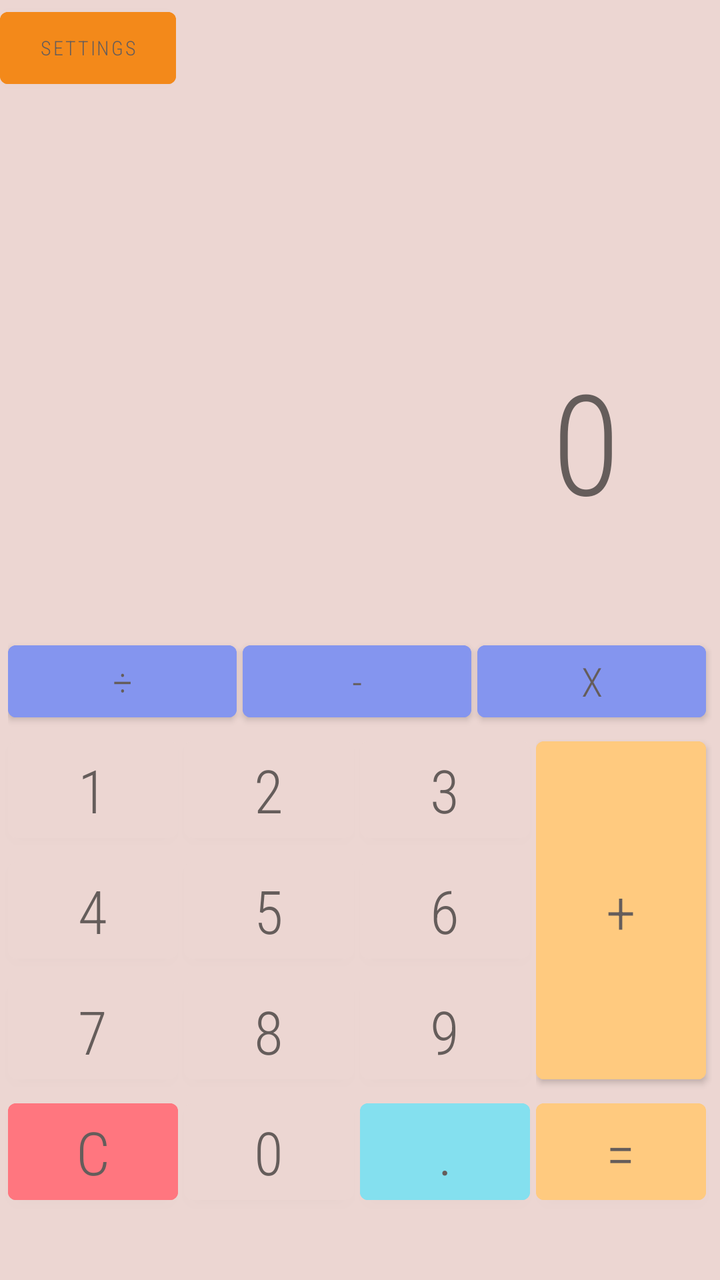
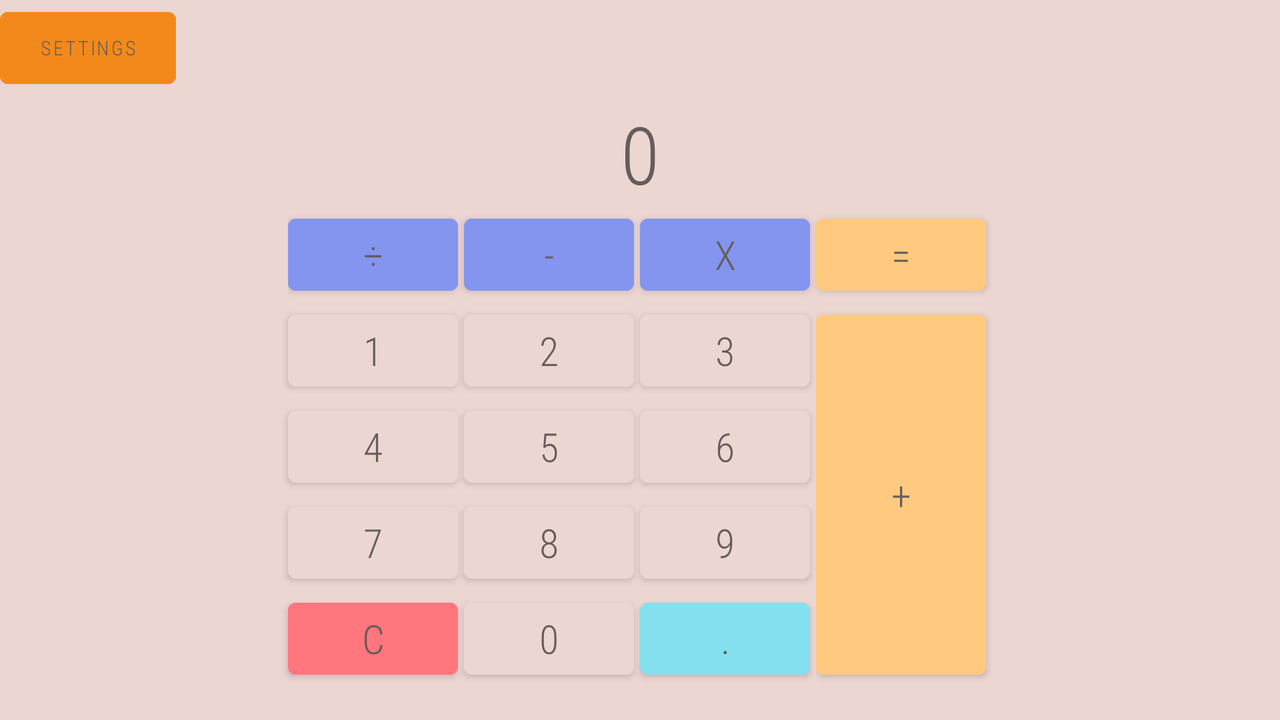

Compare how this app lays out the same screen by default and in its alternative resource folder. The renders come first, then the two layout files and the values they reference.
<!-- AndroidManifest.xml: application theme MyCalcStyleLight -->
<!-- res/layout/activity_main.xml -->
<?xml version="1.0" encoding="utf-8"?>
<androidx.constraintlayout.widget.ConstraintLayout xmlns:android="http://schemas.android.com/apk/res/android"
    xmlns:app="http://schemas.android.com/apk/res-auto"
    android:layout_width="match_parent"
    android:layout_height="match_parent"
    >

    <androidx.appcompat.widget.AppCompatImageView
        android:id="@+id/appCompatImageView"
        android:layout_width="match_parent"
        android:layout_height="match_parent"
        android:scaleType="fitXY"
        />
    <com.google.android.material.button.MaterialButton
        android:insetRight="@dimen/default_rightInset"
        android:id="@+id/button0"
        android:layout_width="wrap_content"
        android:layout_height="wrap_content"
        android:text="@string/btn0"
        app:layout_constraintStart_toEndOf="@+id/resetbtn"
        app:layout_constraintTop_toBottomOf="@+id/button8" />

    <com.google.android.material.button.MaterialButton
        android:insetRight="@dimen/default_rightInset"
        android:id="@+id/resetbtn"
        style="@style/resetStyle"
        android:layout_width="0dp"
        android:layout_height="wrap_content"
        android:layout_weight="0.7"
        app:layout_constraintStart_toStartOf="@+id/button7"
        app:layout_constraintTop_toBottomOf="@+id/button7" />

    <com.google.android.material.button.MaterialButton
        android:insetRight="@dimen/default_rightInset"
        android:id="@+id/dotBtn"
        style="@style/dotStyle"
        android:layout_width="wrap_content"
        android:layout_height="wrap_content"
        app:layout_constraintStart_toEndOf="@+id/button0"
        app:layout_constraintTop_toBottomOf="@+id/button9" />

    <com.google.android.material.button.MaterialButton
        android:insetRight="@dimen/default_rightInset"
        android:id="@+id/button1"
        android:layout_width="wrap_content"
        android:layout_height="wrap_content"
        android:text="@string/btn1"
        app:layout_constraintEnd_toStartOf="@+id/button2"
        app:layout_constraintHorizontal_bias="0.5"
        app:layout_constraintHorizontal_chainStyle="packed"
        app:layout_constraintStart_toStartOf="parent"
        app:layout_constraintTop_toBottomOf="@id/operLayout" />

    <com.google.android.material.button.MaterialButton
        android:insetRight="@dimen/default_rightInset"
        android:id="@+id/button2"
        android:layout_width="wrap_content"
        android:layout_height="wrap_content"
        android:text="@string/btn2"
        app:layout_constraintEnd_toStartOf="@+id/button3"
        app:layout_constraintStart_toEndOf="@+id/button1"
        app:layout_constraintTop_toTopOf="@+id/button1" />

    <com.google.android.material.button.MaterialButton
        android:insetRight="@dimen/default_rightInset"
        android:id="@+id/button3"
        android:layout_width="wrap_content"
        android:layout_height="wrap_content"
        android:text="@string/btn3"
        app:layout_constraintEnd_toStartOf="@+id/plusEquLayout"
        app:layout_constraintHorizontal_chainStyle="packed"
        app:layout_constraintStart_toEndOf="@+id/button2"
        app:layout_constraintTop_toTopOf="@+id/button2" />

    <com.google.android.material.button.MaterialButton
        android:insetRight="@dimen/default_rightInset"
        android:id="@+id/button4"
        android:layout_width="wrap_content"
        android:layout_height="wrap_content"
        android:text="@string/btn4"
        app:layout_constraintEnd_toStartOf="@+id/button5"
        app:layout_constraintTop_toBottomOf="@+id/button1" />

    <com.google.android.material.button.MaterialButton
        android:insetRight="@dimen/default_rightInset"
        android:id="@+id/button5"
        android:layout_width="wrap_content"
        android:layout_height="wrap_content"
        android:text="@string/btn5"
        app:layout_constraintEnd_toStartOf="@+id/button6"
        app:layout_constraintTop_toBottomOf="@+id/button2" />

    <com.google.android.material.button.MaterialButton
        android:insetRight="@dimen/default_rightInset"
        android:id="@+id/button6"
        android:layout_width="wrap_content"
        android:layout_height="wrap_content"
        android:text="@string/btn6"
        app:layout_constraintEnd_toStartOf="@+id/plusEquLayout"
        app:layout_constraintTop_toBottomOf="@+id/button3" />

    <com.google.android.material.button.MaterialButton
        android:insetRight="@dimen/default_rightInset"
        android:id="@+id/button7"
        android:layout_width="wrap_content"
        android:layout_height="wrap_content"
        android:text="@string/btn7"
        app:layout_constraintEnd_toStartOf="@+id/button8"
        app:layout_constraintTop_toBottomOf="@+id/button4" />

    <com.google.android.material.button.MaterialButton
        android:insetRight="@dimen/default_rightInset"
        android:id="@+id/button8"
        android:layout_width="wrap_content"
        android:layout_height="wrap_content"
        android:text="@string/btn8"
        app:layout_constraintEnd_toStartOf="@+id/button9"
        app:layout_constraintTop_toBottomOf="@+id/button5" />


    <com.google.android.material.button.MaterialButton
        android:insetRight="@dimen/default_rightInset"
        android:id="@+id/button9"
        android:layout_width="wrap_content"
        android:layout_height="wrap_content"
        android:text="@string/btn9"
        app:layout_constraintEnd_toEndOf="@+id/button6"
        app:layout_constraintTop_toBottomOf="@+id/button6" />

    <LinearLayout
        android:id="@+id/plusEquLayout"
        android:layout_width="wrap_content"
        android:layout_height="0dp"
        android:orientation="vertical"
        android:theme="@style/plusStyle"
        app:layout_constraintBottom_toBottomOf="@+id/dotBtn"
        app:layout_constraintEnd_toEndOf="parent"
        app:layout_constraintHorizontal_bias="0.5"
        app:layout_constraintStart_toEndOf="@+id/button3"
        app:layout_constraintTop_toTopOf="@+id/button1">

        <com.google.android.material.button.MaterialButton
            android:insetRight="@dimen/default_rightInset"
            android:id="@+id/plus_btn"
            android:layout_width="wrap_content"
            android:layout_height="0dp"
            android:layout_weight="3"
            android:text="@string/plsbtn" />

        <com.google.android.material.button.MaterialButton
            android:insetRight="@dimen/default_rightInset"
            android:id="@+id/equ_button"
            android:layout_width="wrap_content"
            android:layout_height="0dp"
            android:layout_weight="1"
            android:text="@string/equbtn" />
    </LinearLayout>

    <LinearLayout
        android:id="@+id/operLayout"
        android:layout_width="0dp"
        android:layout_height="wrap_content"
        android:orientation="horizontal"
        android:theme="@style/operStyle"
        app:layout_constraintBottom_toBottomOf="parent"
        app:layout_constraintEnd_toEndOf="@id/plusEquLayout"
        app:layout_constraintStart_toStartOf="@id/button1"
        app:layout_constraintTop_toBottomOf="@+id/resultView">

        <com.google.android.material.button.MaterialButton
            android:insetRight="@dimen/default_rightInset"
            android:id="@+id/splitbtn"
            android:layout_width="0dp"
            android:layout_height="wrap_content"
            android:layout_weight="1"
            android:text="@string/splitbtn" />

        <com.google.android.material.button.MaterialButton
            android:insetRight="@dimen/default_rightInset"
            android:id="@+id/minusbtn"
            android:layout_width="0dp"
            android:layout_height="wrap_content"
            android:layout_weight="1"
            android:text="@string/minusbtn" />

        <com.google.android.material.button.MaterialButton
            android:insetRight="@dimen/default_rightInset"
            android:id="@+id/multibtn"
            android:layout_width="0dp"
            android:layout_height="wrap_content"
            android:layout_weight="1"
            android:text="@string/multbtn" />
    </LinearLayout>

    <TextView
        android:id="@+id/resultView"
        android:layout_width="match_parent"
        android:layout_height="wrap_content"
        style="@style/resultViewStyle"
        app:layout_constraintBottom_toTopOf="@+id/operLayout"
        app:layout_constraintEnd_toEndOf="@+id/operLayout"
        app:layout_constraintHorizontal_bias="0.5"
        app:layout_constraintStart_toStartOf="@+id/operLayout"
        app:layout_constraintTop_toTopOf="parent"
        app:layout_constraintVertical_bias="0.31"
        app:layout_constraintVertical_chainStyle="packed" />

    <TextView
        android:id="@+id/historyView"
        android:layout_width="wrap_content"
        android:layout_height="wrap_content"
        style="@style/historyViewStyle"
        app:layout_constraintBottom_toTopOf="@+id/resultView"
        app:layout_constraintEnd_toEndOf="@+id/resultView"
        app:layout_constraintTop_toTopOf="parent"
        app:layout_constraintVertical_bias="0.78" />

    <com.google.android.material.button.MaterialButton
        android:theme="@style/settingStyle"
        android:id="@+id/setting_button"
        android:layout_width="wrap_content"
        android:layout_height="wrap_content"
        android:text="@string/settings"
        app:layout_constraintStart_toStartOf="parent"
        app:layout_constraintTop_toTopOf="parent" />

</androidx.constraintlayout.widget.ConstraintLayout>
<!-- resources referenced by this layout -->
<resources>
  <dimen name="default_rightInset">3dp</dimen>
  <string name="btn0">0</string>
  <string name="btn1">1</string>
  <string name="btn2">2</string>
  <string name="btn3">3</string>
  <string name="btn4">4</string>
  <string name="btn5">5</string>
  <string name="btn6">6</string>
  <string name="btn7">7</string>
  <string name="btn8">8</string>
  <string name="btn9">9</string>
  <string name="equbtn">=</string>
  <string name="minusbtn">-</string>
  <string name="multbtn">x</string>
  <string name="plsbtn">+</string>
  <string name="settings">Settings</string>
  <string name="splitbtn">÷</string>
  <style name="dotStyle">
          <item name="android:backgroundTint">@color/dotBtnColor</item>
          <item name="android:text">@string/btnDot</item>
      </style>
  <style name="historyViewStyle">
          <item name="android:textAlignment">textEnd</item>
          <item name="android:textSize">@dimen/historySize</item>
          <item name="android:textColor">@color/lightTextColor</item>
      </style>
  <style name="operStyle">
          <item name="android:backgroundTint">@color/operColor</item>
          <item name="android:minHeight">@dimen/minHeightBtn</item>
          <item name="android:textSize">@dimen/landfontsize</item>
      </style>
  <style name="plusStyle">
          <item name="android:backgroundTint">@color/plusColor</item>
      </style>
  <style name="resetStyle">
          <item name="android:backgroundTint">@color/resetBtnColor</item>
          <item name="android:text">@string/resetBtn</item>
      </style>
  <style name="resultViewStyle">
          <item name="android:layout_margin">50dp</item>
          <item name="android:maxLines">1</item>
          <item name="android:text">@string/default_value</item>
          <item name="android:textAlignment">textEnd</item>
          <item name="android:textSize">@dimen/resultView</item>
          <item name="android:textColor">@color/lightTextColor</item>
      </style>
  <style name="settingStyle">
          <item name="android:textSize">10sp</item>
          <item name="android:minHeight">@dimen/minHeightBtn</item>
          <item name="android:backgroundTint">@color/settingsColor</item>
      </style>
  <style name="MyCalcStyleLight" parent="Theme.MaterialComponents.Light.NoActionBar">
          <item name="android:fontFamily">@string/fontfamily</item>
          <item name="android:textSize">@dimen/fontsize</item>
          <item name="android:colorControlNormal">@color/colorPrimary</item>
          <item name="colorOnPrimary">@color/lightTextColor</item>
          <item name="android:backgroundTint">@color/colorPrimary</item>
          <item name="srcCompat">@drawable/light</item>
      </style>
  <color name="dotBtnColor">#84e0ef</color>
  <string name="btnDot">.</string>
  <dimen name="historySize">30sp</dimen>
  <color name="lightTextColor">#655D5B</color>
  <color name="operColor">#8495ef</color>
  <dimen name="minHeightBtn">0dp</dimen>
  <dimen name="landfontsize">20sp</dimen>
  <color name="plusColor">#ffca7f</color>
  <color name="resetBtnColor">#ff767f</color>
  <string name="resetBtn">C</string>
  <string name="default_value">0</string>
  <dimen name="resultView">70sp</dimen>
  <color name="settingsColor">#F3891A</color>
  <string name="fontfamily">sans-serif-condensed-light</string>
  <dimen name="fontsize">30sp</dimen>
  <color name="colorPrimary">#ECD6D2</color>
</resources>
<!-- res/layout-land/activity_main.xml (the author's variant of the layout above) -->
<!-- drawn on the phone turned sideways -->
<?xml version="1.0" encoding="utf-8"?>
<androidx.constraintlayout.widget.ConstraintLayout xmlns:android="http://schemas.android.com/apk/res/android"
    xmlns:app="http://schemas.android.com/apk/res-auto"
    android:layout_width="match_parent"
    android:layout_height="match_parent"
    android:theme="@style/defaultButtonLandStyle">

    <androidx.appcompat.widget.AppCompatImageView
        android:id="@+id/appCompatImageView"
        android:layout_width="match_parent"
        android:layout_height="match_parent"
        android:scaleType="fitXY"
        app:srcCompat="@drawable/light" />

    <com.google.android.material.button.MaterialButton
        android:id="@+id/button6"
        android:layout_width="wrap_content"
        android:layout_height="wrap_content"
        android:insetRight="@dimen/default_rightInset"
        android:text="@string/btn6"
        app:layout_constraintStart_toEndOf="@+id/button5"
        app:layout_constraintTop_toBottomOf="@+id/button3" />

    <com.google.android.material.button.MaterialButton
        android:id="@+id/button2"
        android:layout_width="wrap_content"
        android:layout_height="wrap_content"
        android:insetRight="@dimen/default_rightInset"
        android:text="@string/btn2"
        app:layout_constraintEnd_toStartOf="@+id/button3"
        app:layout_constraintHorizontal_bias="0.5"
        app:layout_constraintStart_toEndOf="@+id/button1"
        app:layout_constraintTop_toBottomOf="@+id/operLayout" />

    <com.google.android.material.button.MaterialButton
        android:id="@+id/button5"
        android:layout_width="wrap_content"
        android:layout_height="wrap_content"
        android:insetRight="@dimen/default_rightInset"
        android:text="@string/btn5"
        app:layout_constraintStart_toEndOf="@+id/button4"
        app:layout_constraintTop_toBottomOf="@+id/button2" />

    <com.google.android.material.button.MaterialButton
        android:id="@+id/dotBtn"
        style="@style/dotStyle"
        android:layout_width="wrap_content"
        android:layout_height="wrap_content"
        android:insetRight="@dimen/default_rightInset"
        app:layout_constraintStart_toEndOf="@+id/button0"
        app:layout_constraintTop_toBottomOf="@+id/button9" />

    <com.google.android.material.button.MaterialButton
        android:id="@+id/resetbtn"
        style="@style/resetStyle"
        android:layout_width="0dp"
        android:layout_height="wrap_content"
        android:layout_weight="0.7"
        android:insetRight="@dimen/default_rightInset"
        app:layout_constraintStart_toStartOf="@+id/button7"
        app:layout_constraintTop_toBottomOf="@+id/button7" />

    <com.google.android.material.button.MaterialButton
        android:id="@+id/button0"
        android:layout_width="wrap_content"
        android:layout_height="wrap_content"
        android:insetRight="@dimen/default_rightInset"
        android:text="@string/btn0"
        app:layout_constraintStart_toEndOf="@+id/resetbtn"
        app:layout_constraintTop_toBottomOf="@+id/button8" />

    <com.google.android.material.button.MaterialButton
        android:id="@+id/button3"
        android:layout_width="wrap_content"
        android:layout_height="wrap_content"
        android:insetRight="@dimen/default_rightInset"
        android:text="@string/btn3"
        app:layout_constraintStart_toEndOf="@+id/button2"
        app:layout_constraintTop_toBottomOf="@+id/operLayout" />

    <com.google.android.material.button.MaterialButton
        android:id="@+id/button1"
        android:layout_width="wrap_content"
        android:layout_height="wrap_content"
        android:insetRight="@dimen/default_rightInset"
        android:text="@string/btn1"
        app:layout_constraintEnd_toStartOf="@id/button2"
        app:layout_constraintHorizontal_bias="0.5"
        app:layout_constraintHorizontal_chainStyle="packed"
        app:layout_constraintStart_toStartOf="parent"
        app:layout_constraintTop_toBottomOf="@+id/operLayout" />

    <com.google.android.material.button.MaterialButton
        android:id="@+id/button9"
        android:layout_width="wrap_content"
        android:layout_height="wrap_content"
        android:insetRight="@dimen/default_rightInset"
        android:text="@string/btn9"
        app:layout_constraintStart_toEndOf="@+id/button8"
        app:layout_constraintTop_toBottomOf="@+id/button6" />

    <com.google.android.material.button.MaterialButton
        android:id="@+id/button4"
        android:layout_width="wrap_content"
        android:layout_height="wrap_content"
        android:insetRight="@dimen/default_rightInset"
        android:text="@string/btn4"
        app:layout_constraintStart_toStartOf="@+id/button1"
        app:layout_constraintTop_toBottomOf="@+id/button1" />

    <LinearLayout
        android:id="@+id/plusEquLayout"
        android:layout_width="wrap_content"
        android:layout_height="0dp"
        android:orientation="vertical"
        android:theme="@style/plusStyle"
        app:layout_constraintBottom_toBottomOf="@+id/dotBtn"
        app:layout_constraintEnd_toEndOf="@+id/operLayout"
        app:layout_constraintStart_toEndOf="@+id/button6"
        app:layout_constraintTop_toTopOf="@+id/button3">

        <com.google.android.material.button.MaterialButton
            android:id="@+id/plus_btn"
            android:layout_width="wrap_content"
            android:layout_height="0dp"
            android:layout_weight="3"
            android:insetRight="@dimen/default_rightInset"
            android:text="@string/plsbtn" />

    </LinearLayout>

    <LinearLayout
        android:id="@+id/operLayout"
        android:layout_width="wrap_content"
        android:layout_height="wrap_content"
        android:orientation="horizontal"
        android:theme="@style/operStyle"
        app:layout_constraintEnd_toEndOf="parent"
        app:layout_constraintStart_toStartOf="parent"
        app:layout_constraintTop_toBottomOf="@+id/resultView">

        <com.google.android.material.button.MaterialButton
            android:id="@+id/splitbtn"
            android:layout_width="0dp"
            android:layout_height="wrap_content"
            android:layout_weight="1"
            android:insetRight="@dimen/default_rightInset"
            android:text="@string/splitbtn" />

        <com.google.android.material.button.MaterialButton
            android:id="@+id/minusbtn"
            android:layout_width="0dp"
            android:layout_height="wrap_content"
            android:layout_weight="1"
            android:insetRight="@dimen/default_rightInset"
            android:text="@string/minusbtn" />

        <com.google.android.material.button.MaterialButton
            android:id="@+id/multibtn"
            android:layout_width="0dp"
            android:layout_height="wrap_content"
            android:layout_weight="1"
            android:insetRight="@dimen/default_rightInset"
            android:text="@string/multbtn" />

        <com.google.android.material.button.MaterialButton
            android:id="@+id/equ_button"
            style="@style/plusStyle"
            android:layout_width="0dp"
            android:layout_height="wrap_content"
            android:layout_weight="1"
            android:insetRight="@dimen/default_rightInset"
            android:text="@string/equbtn" />
    </LinearLayout>

    <com.google.android.material.button.MaterialButton
        android:id="@+id/button8"
        android:layout_width="wrap_content"
        android:layout_height="wrap_content"
        android:insetRight="@dimen/default_rightInset"
        android:text="@string/btn8"
        app:layout_constraintStart_toEndOf="@+id/button7"
        app:layout_constraintTop_toBottomOf="@+id/button5" />

    <com.google.android.material.button.MaterialButton
        android:id="@+id/button7"
        android:layout_width="wrap_content"
        android:layout_height="wrap_content"
        android:insetRight="@dimen/default_rightInset"
        android:text="@string/btn7"
        app:layout_constraintStart_toStartOf="@+id/button4"
        app:layout_constraintTop_toBottomOf="@+id/button4" />

    <com.google.android.material.button.MaterialButton
        android:theme="@style/settingStyle"
        android:id="@+id/setting_button"
        android:layout_width="wrap_content"
        android:layout_height="wrap_content"
        android:text="@string/settings"
        app:layout_constraintStart_toStartOf="parent"
        app:layout_constraintTop_toTopOf="parent" />

    <TextView
        android:id="@+id/resultView"
        style="@style/resultLandViewStyle"
        android:layout_width="wrap_content"
        android:layout_height="wrap_content"
        app:layout_constraintBottom_toBottomOf="parent"
        app:layout_constraintEnd_toEndOf="parent"
        app:layout_constraintHorizontal_bias="0.5"
        app:layout_constraintStart_toStartOf="parent"
        app:layout_constraintTop_toTopOf="parent"
        app:layout_constraintVertical_bias="0.0"
        app:layout_constraintVertical_chainStyle="packed" />

    <TextView
        android:id="@+id/historyView"
        style="@style/historyLandViewStyle"
        android:layout_width="0dp"
        android:layout_height="44dp"
        app:layout_constraintBottom_toBottomOf="@+id/button2"
        app:layout_constraintEnd_toStartOf="@+id/operLayout"
        app:layout_constraintStart_toStartOf="parent" />


</androidx.constraintlayout.widget.ConstraintLayout>
<!-- resources referenced by the variant -->
<!-- as the phone turned sideways resolves them -->
<resources>
  <dimen name="default_rightInset">3dp</dimen>
  <string name="btn0">0</string>
  <string name="btn1">1</string>
  <string name="btn2">2</string>
  <string name="btn3">3</string>
  <string name="btn4">4</string>
  <string name="btn5">5</string>
  <string name="btn6">6</string>
  <string name="btn7">7</string>
  <string name="btn8">8</string>
  <string name="btn9">9</string>
  <string name="equbtn">=</string>
  <string name="minusbtn">-</string>
  <string name="multbtn">x</string>
  <string name="plsbtn">+</string>
  <string name="settings">Settings</string>
  <string name="splitbtn">÷</string>
  <style name="defaultButtonLandStyle">
          <item name="android:fontFamily">@string/fontfamily</item>
          <item name="android:textSize">@dimen/landfontsize</item>
          <item name="android:backgroundTint">@color/colorPrimary</item>
          <item name="android:insetRight">@dimen/default_rightInset</item>
          //не работает :(
          <item name="android:minHeight">@dimen/minHeightBtn</item>
      </style>
  <style name="dotStyle">
          <item name="android:backgroundTint">@color/dotBtnColor</item>
          <item name="android:text">@string/btnDot</item>
      </style>
  <style name="historyLandViewStyle">
          <item name="android:textAlignment">textStart</item>
          <item name="android:textSize">@dimen/historySize</item>
          <item name="android:textColor">@color/lightTextColor</item>
      </style>
  <style name="operStyle">
          <item name="android:backgroundTint">@color/operColor</item>
          <item name="android:minHeight">@dimen/minHeightBtn</item>
          <item name="android:textSize">@dimen/landfontsize</item>
      </style>
  <style name="plusStyle">
          <item name="android:backgroundTint">@color/plusColor</item>
      </style>
  <style name="resetStyle">
          <item name="android:backgroundTint">@color/resetBtnColor</item>
          <item name="android:text">@string/resetBtn</item>
      </style>
  <style name="resultLandViewStyle">
          <item name="android:layout_margin">50dp</item>
          <item name="android:maxLines">1</item>
          <item name="android:text">@string/default_value</item>
          <item name="android:textAlignment">textEnd</item>
          <item name="android:textSize">@dimen/resultLandView</item>
          <item name="android:textColor">@color/lightTextColor</item>
      </style>
  <style name="settingStyle">
          <item name="android:textSize">10sp</item>
          <item name="android:minHeight">@dimen/minHeightBtn</item>
          <item name="android:backgroundTint">@color/settingsColor</item>
      </style>
  <style name="MyCalcStyleLight" parent="Theme.MaterialComponents.Light.NoActionBar">
          <item name="android:fontFamily">@string/fontfamily</item>
          <item name="android:textSize">@dimen/fontsize</item>
          <item name="android:colorControlNormal">@color/colorPrimary</item>
          <item name="colorOnPrimary">@color/lightTextColor</item>
          <item name="android:backgroundTint">@color/colorPrimary</item>
          <item name="srcCompat">@drawable/light</item>
      </style>
  <string name="fontfamily">sans-serif-condensed-light</string>
  <dimen name="landfontsize">20sp</dimen>
  <color name="colorPrimary">#ECD6D2</color>
  <dimen name="minHeightBtn">0dp</dimen>
  <color name="dotBtnColor">#84e0ef</color>
  <string name="btnDot">.</string>
  <dimen name="historySize">30sp</dimen>
  <color name="lightTextColor">#655D5B</color>
  <color name="operColor">#8495ef</color>
  <color name="plusColor">#ffca7f</color>
  <color name="resetBtnColor">#ff767f</color>
  <string name="resetBtn">C</string>
  <string name="default_value">0</string>
  <dimen name="resultLandView">40sp</dimen>
  <color name="settingsColor">#F3891A</color>
  <dimen name="fontsize">30sp</dimen>
</resources>
